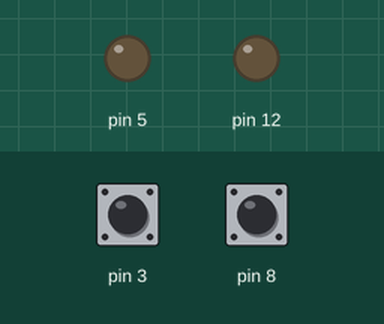
A sketch run on a simulated Arduino Uno, built with avr-gcc and run on an emulated ATmega328P. Shown: output pins drawn as LEDs (lit = HIGH). Inputs (shaded band) come from the test bench; at power-on: pin 3 HIGH, pin 8 HIGH. What the sketch prints to the serial monitor is not drawn.

Above: at 1.2 s.
1.3 s: pin 3 pulled LOW for 0.15 s
At 2.1 s:
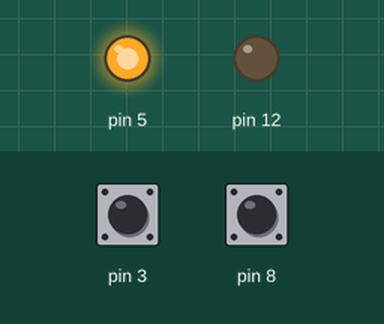
2.9 s: pin 8 pulled LOW for 0.15 s
At 3.4 s:
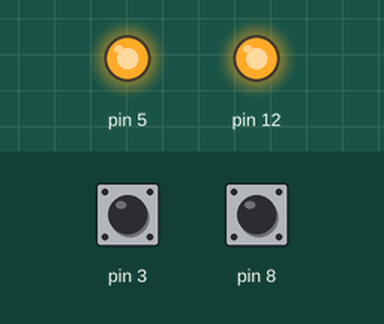
Timing chart, 0 to 5.9 s (numbered marks = the images above; inputs shaded):
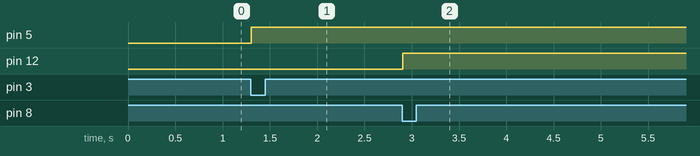

Measured:
- after the input at 1.3 s, pin 5: LOW → HIGH at once
- after the input at 2.9 s, pin 12: LOW → HIGH at once

The sketch:

BuzzerLight.ino
```cpp
void setup(){
  pinMode(5,OUTPUT);
  pinMode(12,OUTPUT);
  pinMode(3, INPUT_PULLUP);
  pinMode(8, INPUT_PULLUP);
  Serial.begin(9600);
}

void loop(){
  int l1=digitalRead(3);
  int l2=digitalRead(8);
  Serial.println(l1);
  if(l1==0 && l2)
    digitalWrite(5,HIGH);
  if(l2==0 && l1)
    digitalWrite(12,HIGH);

}

//not working pls check
```
